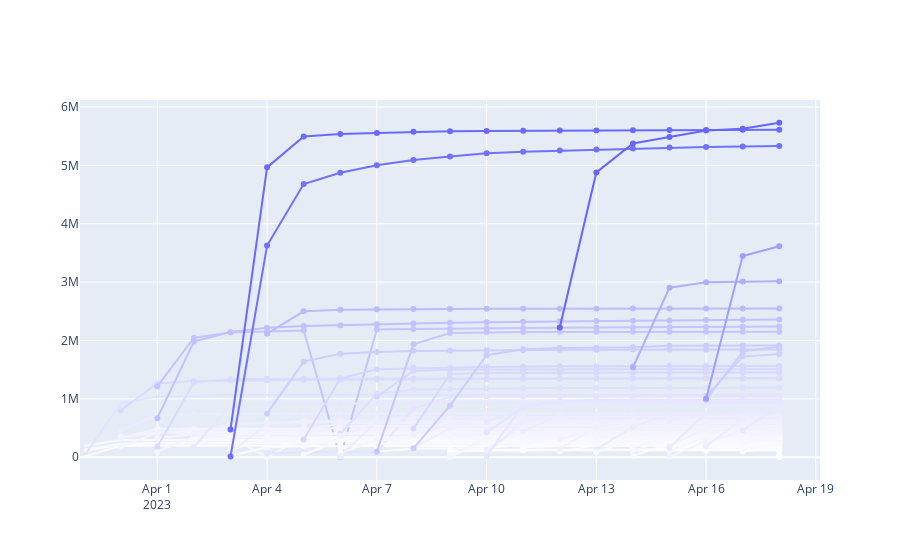

Notebook cell for this chart:
### Code cell
color_tuple = [102, 102, 255]
color_tuple = [255-c for c in color_tuple]

col = 'viewCount'

def to_rgb_gradient(color_tuple, value):
    fac = value/df2[col].max()
    code = '#'+''.join([re.sub('0x', '', hex(255-int(c*fac))).zfill(2) for c in color_tuple])
    return code


fig = go.Figure()
for gp in temp:
    tid = gp[0]
    value_list = list(gp[1][col])
    scrapDate_list = list(gp[1]['scrapDate'])

    fig.add_trace(go.Scatter(x=scrapDate_list,
                             y=value_list,
                            # mode='lines',
                            name='lines',
                            showlegend = False,
                            line=dict(color=to_rgb_gradient(color_tuple, value_list[-1])),
                            hovertemplate =
                            '<b>viewCount</b>: %{y:.0f}'+
                            '<br><b>Date</b>: %{x}'+
                            '<br>%{text}',
                            text=['tid: '+str(tid)+'<br><br>content: '+list(df2[df2['tid'] == tid]['renderedContent'])[0][:150] for i in range(len(value_list))]
                    ))
 
fig.show()
